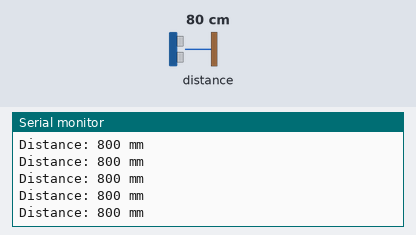
The sketch below on a simulated Arduino Uno, built with avr-gcc and run on an emulated ATmega328P. On the bench: the last lines printed to the serial monitor. Inputs (shaded band) come from the test bench; at power-on: distance to the obstacle 80 cm.

Above: at 1.2 s.
1.3 s: distance to the obstacle set to 2 cm
At 1.5 s:
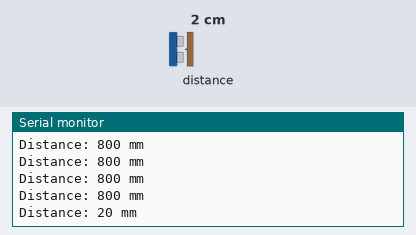
2.8 s: distance to the obstacle set to 4 cm
At 2.83 s:
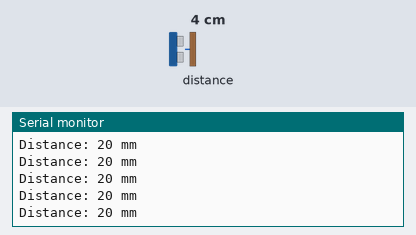
Timing chart, 0 to 5.8 s (numbered marks = the images above; inputs shaded):
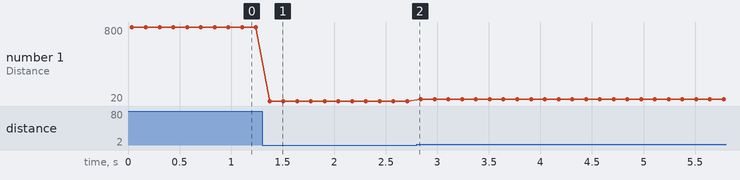

The sketch:

single_tof.ino
```cpp
#include <Wire.h>
#include <VL53L0X.h>

VL53L0X sensor;

void setup() {

  Serial.begin(115200);
  Wire.begin();

  Serial.println();
  Serial.println("=================================");
  Serial.println("Single VL53L0X Test");
  Serial.println("=================================");

  if (!sensor.init()) {
    Serial.println("ERROR: Sensor not detected!");
    while (1);
  }

  sensor.setTimeout(100);
  sensor.startContinuous();

  Serial.println("Sensor initialized successfully.");
}

void loop() {

  uint16_t distance = sensor.readRangeContinuousMillimeters();

  Serial.print("Distance: ");
  Serial.print(distance);
  Serial.print(" mm");

  if (sensor.timeoutOccurred()) {
    Serial.print("  (TIMEOUT)");
  }

  Serial.println();

  delay(100);
}
```

Measured:
- after the input at 1.3 s, the serial monitor: prints a new line after 0.07 s (image 1)
- plotted number 1: 800 → 20 after the input at 1.3 s, 20 → 40 after the input at 2.8 s
